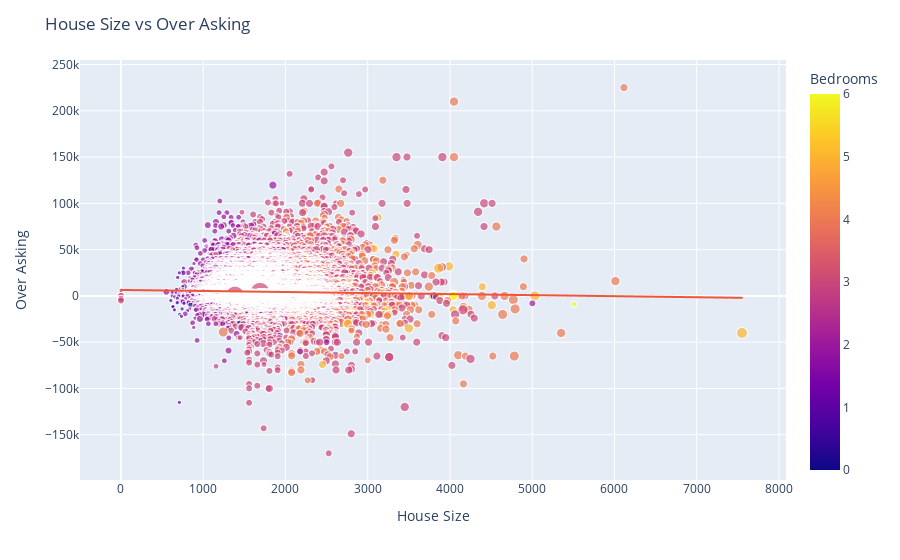

The cell this chart's notebook holds for it:
### Code cell
fig = px.scatter(th_df, x='SqFt', y='Over Asking', color='Bedrooms', size='Total Baths',trendline='ols')
fig.update_layout(title='House Size vs Over Asking',
                  xaxis_title='House Size',
                  yaxis_title='Over Asking')
fig.show()

### Figure 1 — Plotly figure (JSON) as saved in the notebook; plotly's stock layout.template omitted (floating-point values rounded to 4 significant figures; data arrays with more than 128 entries replaced by an {"elided": "..."} marker saying what was removed)
{"data": [{"hovertemplate": "SqFt=%{x}<br>Over Asking=%{y}<br>Total Baths=%{marker.size}<br>Bedrooms=%{marker.color}<extra></extra>", "legendgroup": "", "marker": {"color": {"elided": "21345 int values"}, "coloraxis": "coloraxis", "size": {"elided": "21345 int values"}, "sizemode": "area", "sizeref": 0.0575, "symbol": "circle"}, "mode": "markers", "name": "", "showlegend": false, "type": "scattergl", "x": {"elided": "21345 int values"}, "xaxis": "x", "y": {"elided": "21345 int values"}, "yaxis": "y"}, {"hovertemplate": "<b>OLS trendline</b><br>Over Asking = -1.12729 * SqFt + 6503.34<br>R<sup>2</sup>=0.000888<br><br>SqFt=%{x}<br>Over Asking=%{y} <b>(trend)</b><extra></extra>", "legendgroup": "", "marker": {"symbol": "circle"}, "mode": "lines", "name": "", "showlegend": false, "type": "scattergl", "x": {"elided": "21345 int values"}, "xaxis": "x", "y": {"elided": "21345 float values"}, "yaxis": "y"}], "layout": {"coloraxis": {"colorbar": {"title": {"text": "Bedrooms"}}, "colorscale": [[0, "#0d0887"], [0.1111, "#46039f"], [0.2222, "#7201a8"], [0.3333, "#9c179e"], [0.4444, "#bd3786"], [0.5556, "#d8576b"], [0.6667, "#ed7953"], [0.7778, "#fb9f3a"], [0.8889, "#fdca26"], [1, "#f0f921"]]}, "legend": {"itemsizing": "constant", "tracegroupgap": 0}, "margin": {"t": 60}, "title": {"text": "House Size vs Over Asking"}, "xaxis": {"anchor": "y", "domain": [0, 1], "title": {"text": "House Size"}}, "yaxis": {"anchor": "x", "domain": [0, 1], "title": {"text": "Over Asking"}}}}
